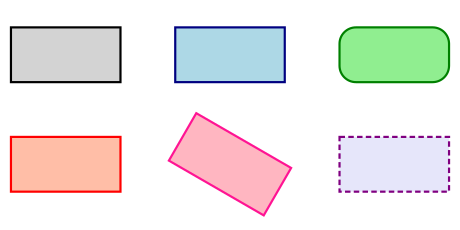

The script that saved this image:
#!/usr/bin/env python3
"""
Rectangle Component Quick Start Guide

This is a quick start guide for the Rectangle component, demonstrating the most common features:
1. Basic Creation
2. Appearance Customization
3. Basic Transformations
4. Rounded Rectangles
5. Getting Rectangle Information
"""

from pysvg.components import Canvas, Rectangle, RectangleConfig
from pysvg.schema import AppearanceConfig, Color


def basic_examples():
    """Basic usage examples"""
    print("=== Basic Usage Examples ===")

    # 1. Create a basic rectangle
    basic_rect = Rectangle(config=RectangleConfig(width=100, height=50))
    print(f"Basic rectangle: {basic_rect.to_svg_element()}")

    # 2. Rectangle with specified position
    positioned_rect = Rectangle(config=RectangleConfig(x=10, y=20, width=100, height=50))
    print(f"Positioned rectangle: {positioned_rect.to_svg_element()}")
    print()


def styling_examples():
    """Styling examples"""
    print("=== Styling Examples ===")

    # 1. Rectangle with color and border
    styled_rect = Rectangle(
        config=RectangleConfig(width=100, height=50),
        appearance=AppearanceConfig(fill=Color("lightblue"), stroke=Color("navy"), stroke_width=2),
    )
    print(f"Styled rectangle: {styled_rect.to_svg_element()}")

    # 2. Semi-transparent rectangle
    transparent_rect = Rectangle(
        config=RectangleConfig(width=100, height=50),
        appearance=AppearanceConfig(
            fill=Color("skyblue"), fill_opacity=0.5, stroke=Color("blue"), stroke_width=2
        ),
    )
    print(f"Transparent rectangle: {transparent_rect.to_svg_element()}")

    # 3. Rectangle with dashed border
    dashed_rect = Rectangle(
        config=RectangleConfig(width=100, height=50),
        appearance=AppearanceConfig(
            fill=Color("lightgreen"), stroke=Color("green"), stroke_width=2, stroke_dasharray=[5, 3]
        ),
    )
    print(f"Dashed rectangle: {dashed_rect.to_svg_element()}")
    print()


def transform_examples():
    """Transformation examples"""
    print("=== Transformation Examples ===")

    # 1. Translation
    moved_rect = Rectangle(
        config=RectangleConfig(width=80, height=40),
    ).move(50, 30)
    print(f"Translated rectangle: {moved_rect.to_svg_element()}")

    # 2. Rotation
    rotated_rect = Rectangle(
        config=RectangleConfig(width=80, height=40),
    ).rotate(45)
    print(f"Rotated rectangle: {rotated_rect.to_svg_element()}")

    # 3. Scaling
    scaled_rect = Rectangle(
        config=RectangleConfig(width=80, height=40),
    ).scale(1.5)
    print(f"Scaled rectangle: {scaled_rect.to_svg_element()}")
    print()


def rounded_corner_examples():
    """Rounded rectangle examples"""
    print("=== Rounded Rectangle Examples ===")

    # 1. Uniform rounded corners
    rounded_rect = Rectangle(
        config=RectangleConfig(width=100, height=50, rx=10, ry=10),
        appearance=AppearanceConfig(fill=Color("coral"), stroke=Color("darkred"), stroke_width=2),
    )
    print(f"Rounded rectangle: {rounded_rect.to_svg_element()}")

    # 2. Different horizontal and vertical corner radii
    custom_rounded_rect = Rectangle(
        config=RectangleConfig(width=100, height=50, rx=20, ry=10),
        appearance=AppearanceConfig(
            fill=Color("lightpink"), stroke=Color("deeppink"), stroke_width=2
        ),
    )
    print(f"Custom rounded rectangle: {custom_rounded_rect.to_svg_element()}")
    print()


def info_examples():
    """Rectangle information examples"""
    print("=== Rectangle Information Examples ===")

    rect = Rectangle(config=RectangleConfig(x=10, y=20, width=100, height=50))

    # 1. Get center point
    center = rect.central_point
    print(f"Rectangle center point: {center}")

    # 2. Get bounding box
    bbox = rect.get_bounding_box()
    print(f"Rectangle bounding box (min_x, min_y, max_x, max_y): {bbox}")

    # 3. Check for rounded corners
    has_rounded = rect.has_rounded_corners()
    print(f"Has rounded corners: {has_rounded}")
    print()


def generate_demo_svg():
    """Generate demo SVG file"""
    print("=== Generate Demo SVG ===")

    # Create Canvas
    canvas = Canvas(width=460, height=230, viewport=(40, 30, 420, 200))

    # Create example rectangles
    rectangles = [
        # Basic rectangle
        Rectangle(
            config=RectangleConfig(width=100, height=50),
            appearance=AppearanceConfig(
                fill=Color("lightgray"), stroke=Color("black"), stroke_width=2
            ),
        ).move(50, 50),
        # Styled rectangle
        Rectangle(
            config=RectangleConfig(width=100, height=50),
            appearance=AppearanceConfig(
                fill=Color("lightblue"), stroke=Color("navy"), stroke_width=2
            ),
        ).move(200, 50),
        # Rounded rectangle
        Rectangle(
            config=RectangleConfig(width=100, height=50, rx=15, ry=15),
            appearance=AppearanceConfig(
                fill=Color("lightgreen"), stroke=Color("green"), stroke_width=2
            ),
        ).move(350, 50),
        # Semi-transparent rectangle
        Rectangle(
            config=RectangleConfig(width=100, height=50),
            appearance=AppearanceConfig(
                fill=Color("coral"), fill_opacity=0.5, stroke=Color("red"), stroke_width=2
            ),
        ).move(50, 150),
        # Rotated rectangle
        Rectangle(
            config=RectangleConfig(width=100, height=50),
            appearance=AppearanceConfig(
                fill=Color("lightpink"), stroke=Color("deeppink"), stroke_width=2
            ),
        )
        .rotate(30)
        .move(200, 150),
        # Dashed rectangle
        Rectangle(
            config=RectangleConfig(width=100, height=50),
            appearance=AppearanceConfig(
                fill=Color("lavender"),
                stroke=Color("purple"),
                stroke_width=2,
                stroke_dasharray=[5, 3],
            ),
        ).move(350, 150),
    ]

    # Add rectangles to canvas
    for rect in rectangles:
        canvas.add(rect)

    # Generate SVG file
    canvas.save("quickstart.svg")

    print("Demo file generated: quickstart.svg")


def main():
    """Main function"""
    print("Rectangle Component Quick Start Guide")
    print("=" * 40)

    basic_examples()
    styling_examples()
    transform_examples()
    rounded_corner_examples()
    info_examples()
    generate_demo_svg()

    print("=" * 40)
    print("Quick Start Guide completed!")
    print("Check the generated quickstart.svg file.")


if __name__ == "__main__":
    main()
